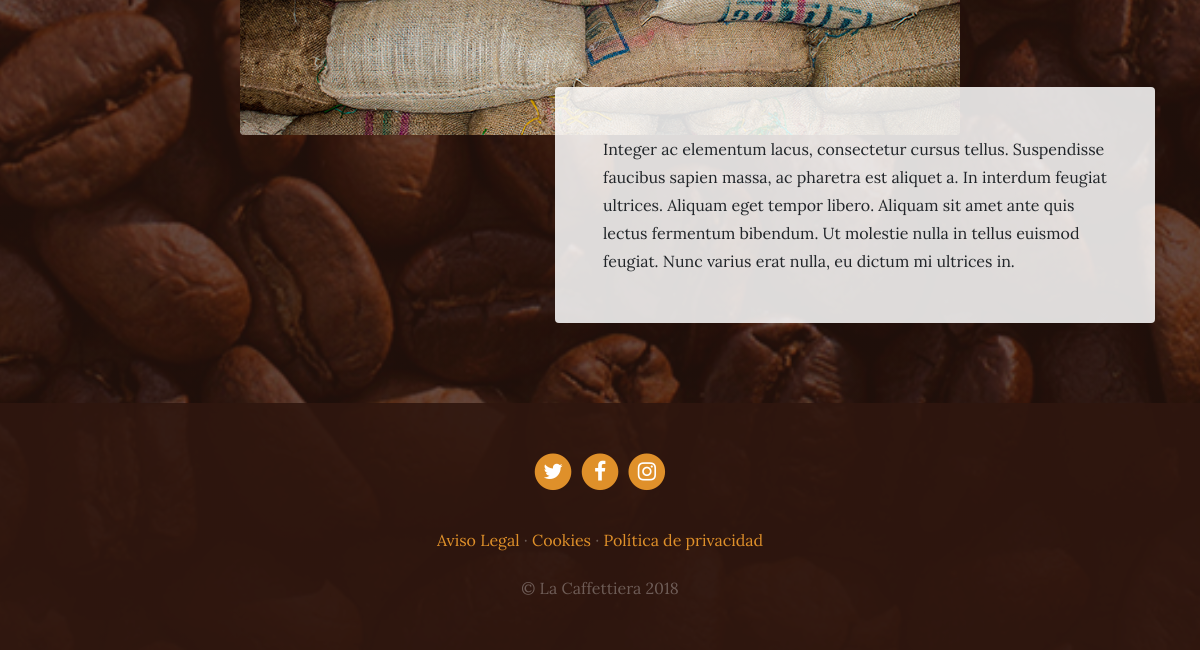
/services/ (lower part), run on an earlier commit of the app's database.
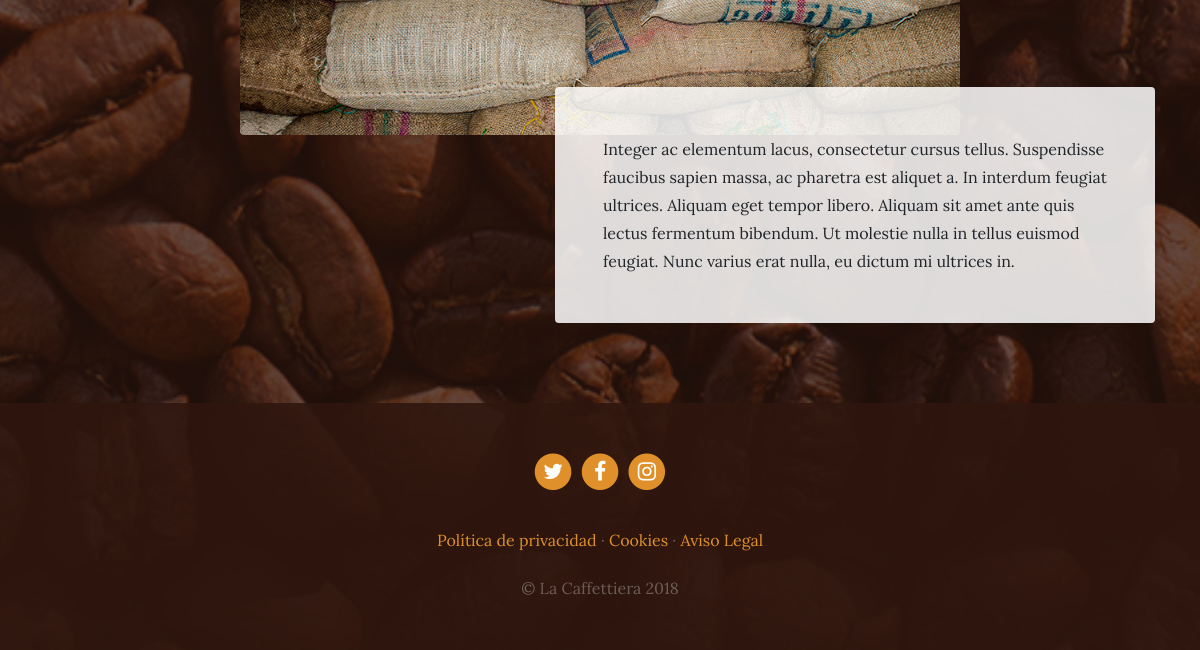
And on a later commit of the database.
### services/models.py (models this page shows, shortened)
class Service(models.Model):
    title = models.CharField(max_length=200, verbose_name="Título")
    subtitle = models.CharField(max_length=200, verbose_name="Subtítulo")
    description = models.TextField(verbose_name="Descripción")
    image = models.ImageField(upload_to="services", verbose_name="Imagen")
    created = models.DateTimeField(auto_now=True, verbose_name="Fecha de creación")
    updated = models.DateTimeField(auto_now_add=True, verbose_name="Última modificación")
    class Meta():
        verbose_name = "Servicio"
        verbose_name_plural = "Servicios"
        ordering = ["created"]

### pages/models.py (models this page shows, shortened)
class Page(models.Model):
    title = models.CharField(max_length=200, verbose_name="Título")
    content = CKEditor5Field('Contenido', config_name='extends')
    order = models.SmallIntegerField(verbose_name="Orden", default=0)
    created = models.DateTimeField(auto_now=True, verbose_name="Fecha de creación")
    updated = models.DateTimeField(auto_now_add=True, verbose_name="Última modificación")
    class Meta():
        verbose_name = "página"
        verbose_name_plural = "páginas"
        ordering = ["order","title"]

### services/views.py (the view)
# urls.py: path('', views.services, name="services"),
def services(request):
    services = Service.objects.all()
    return render(request, "services/services.html", {"services":services})

### pages/templatetags/pages_extras.py (called while the page is built)
@register.simple_tag#Convierto la funcion --get_page_list-- en un tag simple y lo resitro en la librería de templates
def get_page_list():
    pages = Page.objects.all()
    return pages#Esto será lo que va a devolver el template tags que queremos crear.

### social/processors.py (called while the page is built)
def ctx_dict(request):
    ctx = {}
    links = Link.objects.all()
    for link in links:
        ctx[link.key] = link.url
    return ctx

### services/templates/services/services.html (shortened to what this page needs)
{% extends "core/base.html" %}
{% load static %}
{% block content %}
  {% for service in services %}
      <section class="page-section">
        <div class="container">
          <div class="product-item">
            <img class="product-item-img mx-auto d-flex rounded img-fluid mb-3 mb-lg-0" src="{{service.image.url}}" alt="">
            <div class="product-item-description d-flex ml-auto">
              <div class="bg-faded p-5 rounded">
                <p class="mb-0">{{service.description}}</p>
              </div>
            </div>
          </div>
        </div>
      </section>
  {% endfor %}
{% endblock %}

### core/templates/core/base.html (shortened to what this page needs)
<!DOCTYPE html>
<html lang="es">
{% load static %}
  <head>
    <link href="{% static 'core/vendor/bootstrap/css/bootstrap.min.css' %}" rel="stylesheet">
    <link href="{% static 'core/vendor/font-awesome/css/font-awesome.min.css' %}" rel="stylesheet" type="text/css">
    <link href="{% static 'core/css/business-casual.css' %}" rel="stylesheet">
  </head>
  <body>
    {% block content %} {% endblock %}
    <footer class="footer text-faded text-center py-5">
      <div class="container">
        <p class="m-0">
        {% if LINK_TWITTER %}
            <a href="{{LINK_TWITTER}}" class="link">
              <span class="fa-stack fa-lg">
                <i class="fa fa-circle fa-stack-2x"></i>
                <i class="fa fa-twitter fa-stack-1x fa-inverse"></i>
              </span>
            </a>
          {% endif %}
          {%if LINK_FACEBOOK %}
            <a href="{{LINK_FACEBOOK}}" class="link">
              <span class="fa-stack fa-lg">
                <i class="fa fa-circle fa-stack-2x"></i>
                <i class="fa fa-facebook fa-stack-1x fa-inverse"></i>
              </span>
            </a>
          {% endif %}
          {%if LINK_INSTAGRAM %}
            <a href="{{LINK_INSTAGRAM}}" class="link">
              <span class="fa-stack fa-lg">
                <i class="fa fa-circle fa-stack-2x"></i>
                <i class="fa fa-instagram fa-stack-1x fa-inverse"></i>
              </span>
            </a>
          {% endif %}
	    </p>
        <p class="m-0 mbt">
          {% load pages_extras %}
          {% get_page_list as page_list %}
          {% for page in page_list %}
            <a href="{% url 'page' page.id page.title|slugify %}" class="link">{{page.title}}</a> {% if not forloop.last %} · {% endif %}
          {% endfor %}
		</p>
        <p class="m-0 mbt1">&copy; La Caffettiera 2018</p>
      </div>
	</footer>
  </body>
</html>

### core/static/core/css/business-casual.css (style rules this page uses)
body { font-family: 'Lora'; background: linear-gradient(rgba(47, 23, 15, 0.65), rgba(47, 23, 15, 0.65)), url("../img/bg.jpg"); background-attachment: fixed; background-position: center; background-size: cover; }
p { line-height: 1.75; }
.text-faded { color: rgba(255, 255, 255, 0.3); }
.page-section { margin-top: 5rem; margin-bottom: 5rem; }
.bg-faded { background-color: rgba(255, 255, 255, 0.85); }
@media (min-width: 992px) { .product-item .product-item-img { position: relative; z-index: 0; max-width: 60vw; } }
@media (min-width: 992px) { .product-item .product-item-description { position: relative; z-index: 1; margin-top: -3rem; max-width: 50vw; } }
.footer { background-color: rgba(47, 23, 15, 0.9); }
.mbt { padding-top: 2rem; }
.mbt1 { padding-top: 1.25rem; }
a.link { color: #df902a; }

What changed in the data, as far as the page shows it:
changed Page "Política de privacidad": now shows "·"; moves up the list
changed Page "Cookies": moves down the list
changed Page "Aviso Legal": no longer shows "·"
